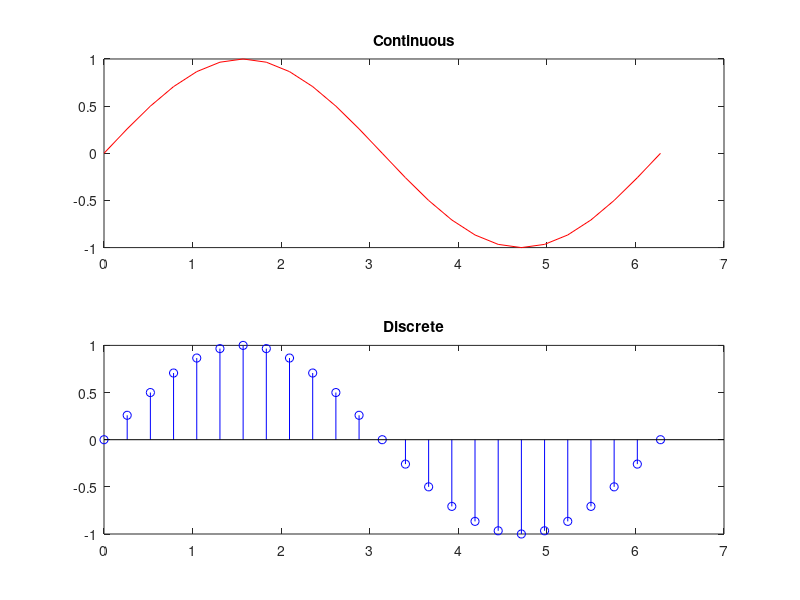

Here is the MATLAB script that generated this plot:
x = linspace(0, 2*pi, 25);

y = sin(x);
subplot(2, 1, 1);
plot(x, y, 'r');
title('Continuous');
subplot(2, 1, 2);
stem(x, y, 'b');
title('Discrete');
